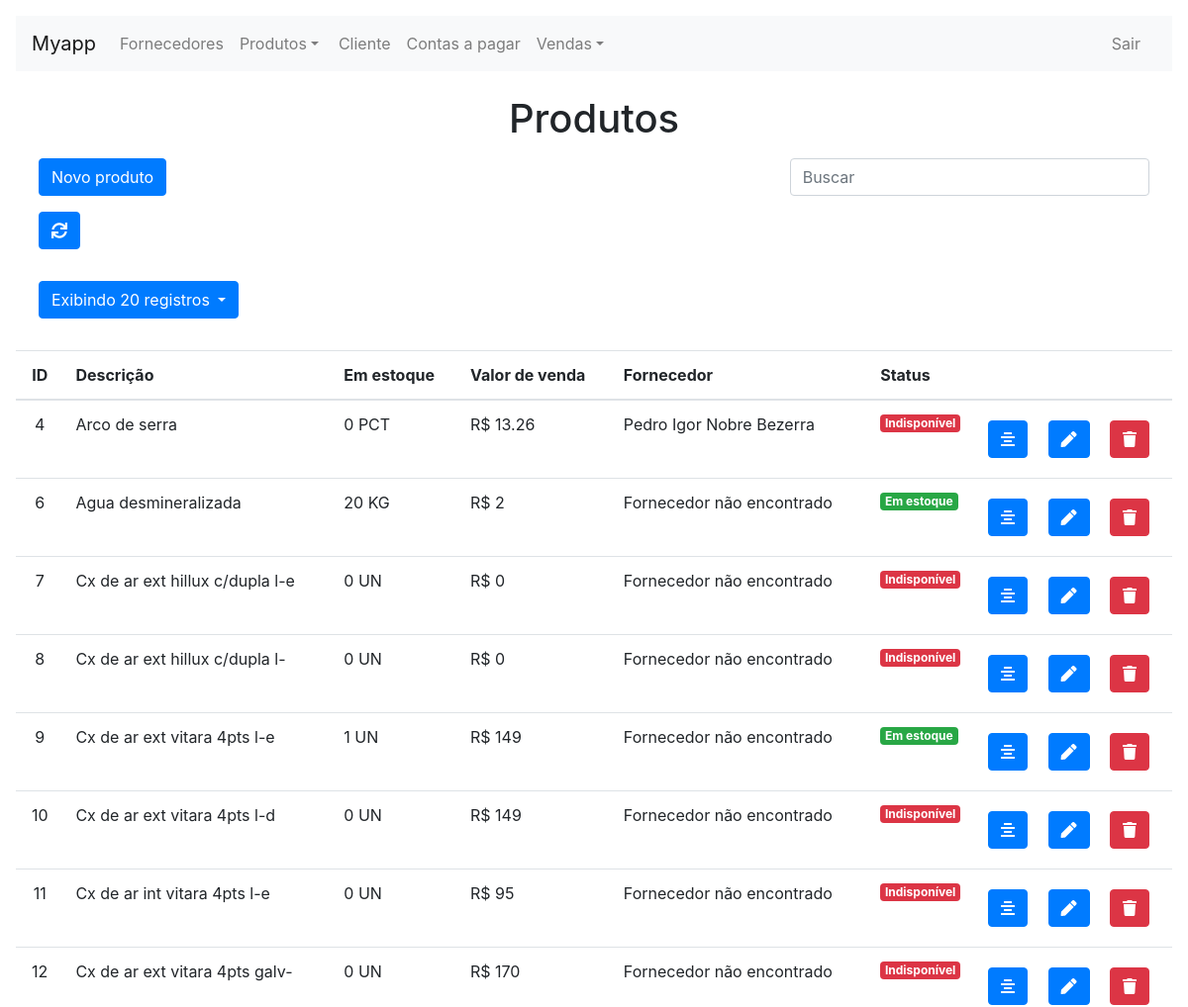
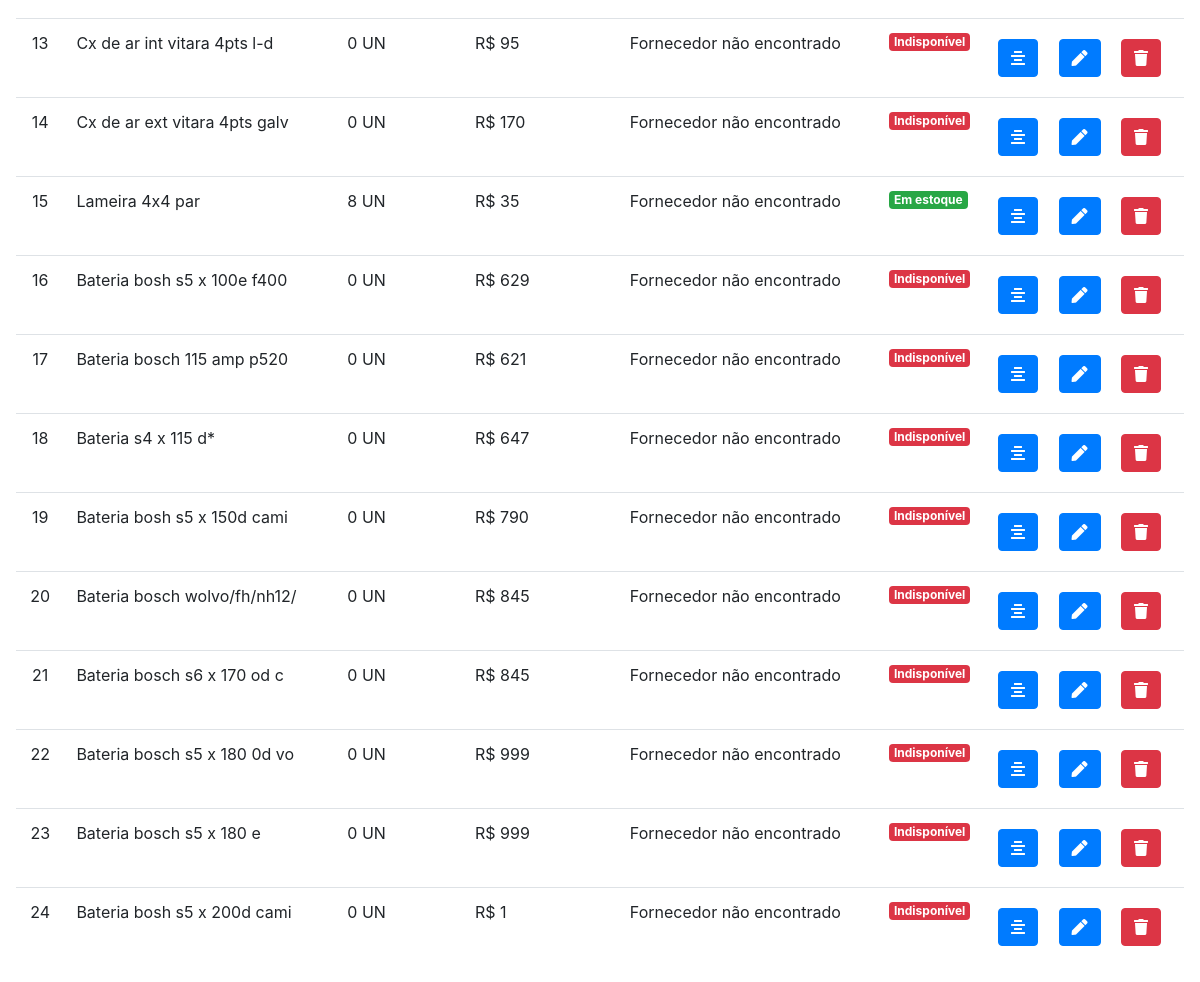
Before: /product.php with the older database file (2 pictures, top to bottom).
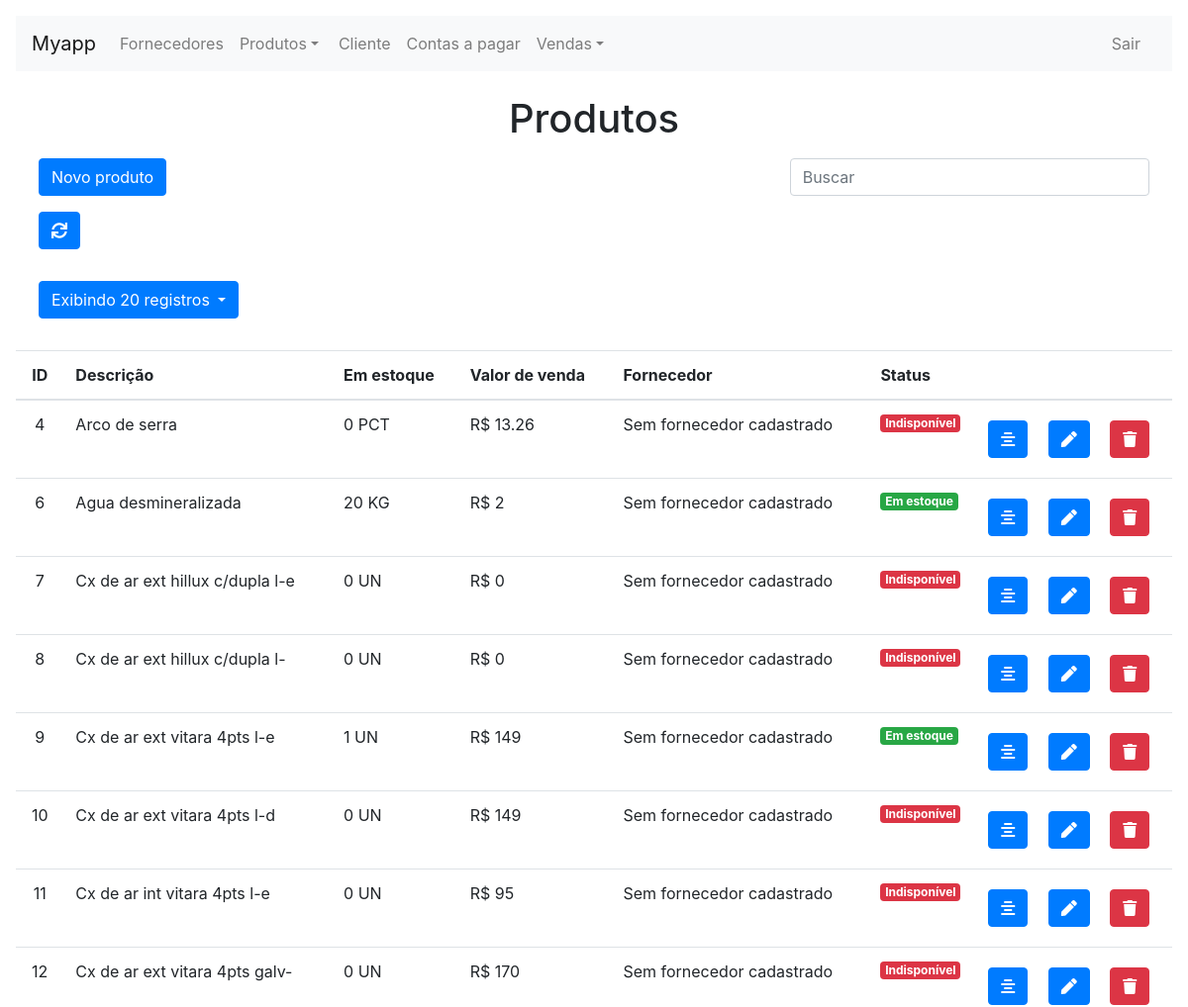
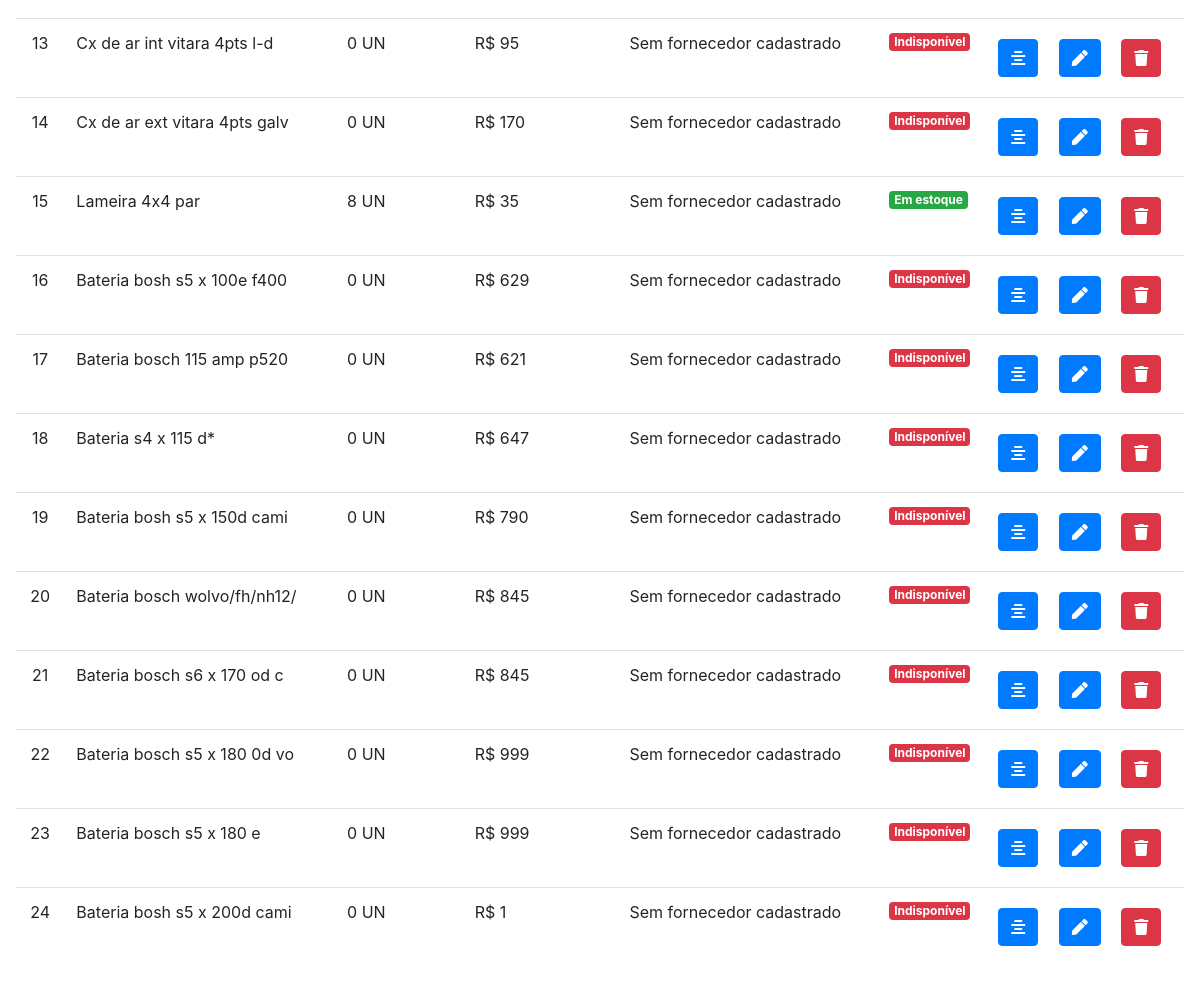
After: the same page with the newer database file (2 pictures, top to bottom).
### tables this page shows
CREATE TABLE `product` (
  `ID` int(11) NOT NULL,
  `DESCRIPTION` text NOT NULL,
  `QUANTITY` varchar(255) NOT NULL,
  `LOW_STOCK` varchar(255) NOT NULL,
  `FK_ID_UNITY` int(11) NOT NULL,
  `MEASURE` varchar(255) NOT NULL,
  `COST` varchar(255) NOT NULL,
  `SALE_VALUE` varchar(255) DEFAULT NULL,
  `FK_ID_PROVIDER` int(11) NOT NULL,
  `OBSERVATION` text DEFAULT NULL,
  `CREATED_BY` int(11) NOT NULL,
  `CREATED_ON` datetime NOT NULL DEFAULT current_timestamp(),
  `MODIFIED_BY` int(11) DEFAULT NULL,
  `MODIFIED_ON` datetime DEFAULT NULL
);

CREATE TABLE `unity` (
  `ID` int(11) NOT NULL,
  `NAME` varchar(255) NOT NULL,
  `ABREVIATION` varchar(255) NOT NULL,
  `ACTIVE` int(11) NOT NULL,
  `CREATED_BY` int(11) NOT NULL,
  `CREATED_ON` datetime NOT NULL DEFAULT current_timestamp(),
  `MODIFIED_BY` int(11) DEFAULT NULL,
  `MODIFIED_ON` datetime DEFAULT NULL
);

CREATE TABLE `provider` (
  `ID` int(11) NOT NULL,
  `TYPE` varchar(25) NOT NULL,
  `NAME` varchar(255) NOT NULL,
  `PHONE` varchar(255) NOT NULL,
  `MAIL` varchar(255) DEFAULT NULL,
  `CPF_CNPJ` varchar(255) NOT NULL,
  `ZIPCODE` varchar(8) NOT NULL,
  `STREET` varchar(255) NOT NULL,
  `NUMBER` int(11) NOT NULL,
  `NEIGHBORHOOD` varchar(255) NOT NULL,
  `CITY_STATE` varchar(255) NOT NULL,
  `ACTIVE` int(11) NOT NULL,
  `CREATED_BY` int(11) NOT NULL,
  `CREATED_ON` datetime NOT NULL DEFAULT current_timestamp(),
  `MODIFIED_BY` int(11) DEFAULT NULL,
  `MODIFIED_ON` datetime DEFAULT NULL
);

### assist/classes/mProduct.php (called while the page is built, shortened)
<?php
class mProduct extends mConnection {
    public function getProducts($limit = 20) {
        if($limit == 0){
            $sql_limit = "";
        } else {
            $sql_limit = " LIMIT " . $limit;
        }
        $sql = "SELECT * FROM PRODUCT" . $sql_limit;
        $con = $this->Connect();
        $stmt = $con->query($sql);
        return $stmt->fetchAll(PDO::FETCH_ASSOC);
    }
    public function getProviderName($ID) {
        $sql = "SELECT NAME FROM PROVIDER WHERE ID = :ID";
        $con = $this->Connect();
        $stmt = $con->prepare($sql);
        $stmt->bindParam(":ID", $ID, PDO::PARAM_INT);
        $stmt->execute();
        return $stmt->fetch(PDO::FETCH_ASSOC)['NAME'] ?? 'Fornecedor não encontrado';
    }
    public function getAbrevMeasure($ID) {
        $sql = "SELECT ABREVIATION FROM UNITY WHERE ID = :ID";
        $con = $this->Connect();
        $stmt = $con->prepare($sql);
        $stmt->bindParam(":ID", $ID, PDO::PARAM_INT);
        $stmt->execute();
        return $stmt->fetch(PDO::FETCH_ASSOC)['ABREVIATION'];
    }
}

### product.php (the view, shortened to what this page needs)
<?php
require_once('assist/classes/mProduct.php');
$mProduct = new mProduct();
if(isset($_POST['limitSelect'])){
    $limit = $_POST['limitSelect'];
    if($limit == 0){
        $_SESSION['limitSelected'] = "todos os";
    } else{
        $_SESSION['limitSelected'] = $limit;
    }
    $products = $mProduct->getProducts($limit);
} else{
    $products = $mProduct->getProducts();
}
?>
<!DOCTYPE html>
<html lang="pt-br">
    <head>
        <?php require_once('components/script.php'); ?>
        <link rel="stylesheet" href="css/button.css"/>
    </head>
    <body>
        <?php require_once('./components/navbar.php'); ?>
        <br>
    <center><h1>Produtos</h1></center>
    <div class="form-group input-group col-md-12">
        <div class="col-md-2">
            <div class="row">
                <button type="button" class="btn btn-primary btn-row" data-toggle="modal" data-target="#newProduct">
                    Novo produto
                </button>
                <form action="product.php" method="post">
                    <button type="submit" class="btn btn-primary btn-row" name="refreshProductList">
                        <i class="fas fa-sync"></i>
                    </button>
                </form>
            </div>
        </div>
        <div class="col-md-6"></div>
        <div class="col-md-4">
            <div class="row">
                <input name="consulta" id="txt_consulta" placeholder="Buscar" type="text" class="form-control input-row">
            </div>
        </div>
    </div>
    <div class="col-md-12">
        <div class="col-md-3" id="limit-dropdown-button">
            <div class="row">
                <div class="dropdown">
                    <button class="btn btn-primary dropdown-toggle btn-row" type="button" id="limitSelect" data-toggle="dropdown" aria-haspopup="true" aria-expanded="false">
                        Exibindo <?= $_SESSION['limitSelected'] ?> registros
                    </button>
                </div>
            </div>
        </div>
    </div>
    <br>
    <table id="tabela" class="table table-hover table-responsive-xl">
        <thead>
            <tr>
                <th scope="col"><center>ID</center></th>
    <th scope="col">Descrição</th>
    <th scope="col">Em estoque</th>
    <th scope="col">Valor de venda</th>
    <th scope="col">Fornecedor</th>
    <th scope="col">Status</th>
    <th scope="col"></th>
</tr>
</thead>
<tbody>
    <?php foreach ($products as $p) { ?>
        <tr>
            <td><center><?= $p['ID'] ?></center></td>
    <td><?= $p['DESCRIPTION'] ?></td>
    <td><?= $p['QUANTITY'] . ' ' . $mProduct->getAbrevMeasure($p['FK_ID_UNITY']) ?> </td>
    <td>R$ <?= $p['SALE_VALUE'] ?></td>
    <td><?= $mProduct->getProviderName($p['FK_ID_PROVIDER']) ?></td>
    <?php if ($p['QUANTITY'] > $p['LOW_STOCK']) { ?>
        <td><h6><span class="badge badge-success">Em estoque</span></h6></td>
    <?php } else if ($p['QUANTITY'] <= $p['LOW_STOCK'] && $p['QUANTITY'] != 0) { ?>
        <td><h6><span class="badge badge-warning">Estoque baixo</span></h6></td>
    <?php } else if ($p['QUANTITY'] <= 0) { ?>
        <td><h6><span class="badge badge-danger">Indisponível</span></h6></td>
    <?php } ?>
    <td>
        <div class="row">
            <div>
                <button type="button" class="btn btn-primary btn-row" data-toggle="modal" data-target="#infoProduct" title="Detalhes do produto" onclick="productInfo(<?= $p['ID'] ?>)" >
                    <i class="fas fa-align-center"></i>
                </button>
                <button type="button" class="btn btn-primary btn-row" data-toggle="modal" data-target="#editProduct" title="Editar produto" onclick="productEdit(<?= $p['ID'] ?>)" >
                    <i class="fas fa-pen"></i>
                </button>
                <button type="button" class="btn btn-danger btn-row" data-toggle="modal" data-target="#deleteProduct" title="Excluir produto" onclick="productDelete(<?= $p['ID'] ?>)">
                    <i class="fas fa-trash"></i>
                </button>
            </div>
        </div>
    </td>
    </tr>
<?php } ?>
</tbody>
</table>
</body>
</html>

### components/script.php (shortened to what this page needs)
<link rel="stylesheet" href="vendor/bootstrap-4.4.1-dist/css/bootstrap.min.css">
<link rel="stylesheet" href="vendor/fontawesome-free-5.12.1-web/css/all.css">
<link rel="stylesheet" href="css/body.css">
<link rel="stylesheet" href="css/input.css">

### components/navbar.php (shortened to what this page needs)
<nav class="navbar navbar-expand-lg navbar-light bg-light">
    <a class="navbar-brand" href="#"><?= $_SESSION['app_title'] ?></a>
    <div class="collapse navbar-collapse" id="navbarSupportedContent">
        <ul class="navbar-nav mr-auto">
            <li class="nav-item">
                <a class="nav-link" href="provider.php">Fornecedores</a>
            </li>
            <li class="nav-item">
                <div class="dropdown mr-1">
                    <a class="nav-link dropdown-toggle" id="dropdownMenuOffset" data-toggle="dropdown" aria-haspopup="true" aria-expanded="false" data-offset="10,20">Produtos</a>
                </div>
            </li>
            <li class="nav-item">
                <a class="nav-link" href="client.php">Cliente</a>
            </li>
            <li class="nav-item">
                <a class="nav-link" href="#">Contas a pagar</a>
            </li>
            <li class="nav-item">
                <div class="dropdown mr-1">
                    <a class="nav-link dropdown-toggle" id="dropdownMenuOffset" data-toggle="dropdown" aria-haspopup="true" aria-expanded="false" data-offset="10,20">Vendas</a>
                </div>
            </li>
            <li class="nav-item" style="position: absolute; right: 24px">
                <a class="nav-link" href="#">Sair</a>
            </li>
    </div>
</nav>

### css/body.css (style rules this page uses)
body { margin: 16px }

### css/input.css (style rules this page uses)
.input-row { margin: 8px; }

### css/button.css (style rules this page uses)
.btn-row { margin: 8px; }

Changed rows visible on the page:
changed through a linked row, product "Arco de serra": FK_ID_PROVIDER.NAME "Pedro Igor Nobre Bezerra" → "Sem fornecedor cadastrado"
changed product "Agua desmineralizada": FK_ID_PROVIDER.NAME "Fornecedor não encontrado" → "Sem fornecedor cadastrado"
changed product "Cx de ar ext hillux c/dupla l-e": FK_ID_PROVIDER.NAME "Fornecedor não encontrado" → "Sem fornecedor cadastrado"
changed product "Cx de ar ext hillux c/dupla l-": FK_ID_PROVIDER.NAME "Fornecedor não encontrado" → "Sem fornecedor cadastrado"
changed product "Cx de ar ext vitara 4pts l-e": FK_ID_PROVIDER.NAME "Fornecedor não encontrado" → "Sem fornecedor cadastrado"
changed product "Cx de ar ext vitara 4pts l-d": FK_ID_PROVIDER.NAME "Fornecedor não encontrado" → "Sem fornecedor cadastrado"
changed product "Cx de ar int vitara 4pts l-e": FK_ID_PROVIDER.NAME "Fornecedor não encontrado" → "Sem fornecedor cadastrado"
changed product "Cx de ar ext vitara 4pts galv-": FK_ID_PROVIDER.NAME "Fornecedor não encontrado" → "Sem fornecedor cadastrado"
changed product "Cx de ar int vitara 4pts l-d": FK_ID_PROVIDER.NAME "Fornecedor não encontrado" → "Sem fornecedor cadastrado"
changed product "Cx de ar ext vitara 4pts galv": FK_ID_PROVIDER.NAME "Fornecedor não encontrado" → "Sem fornecedor cadastrado"
changed product "Lameira 4x4 par": FK_ID_PROVIDER.NAME "Fornecedor não encontrado" → "Sem fornecedor cadastrado"
changed product "Bateria bosh s5 x 100e f400": FK_ID_PROVIDER.NAME "Fornecedor não encontrado" → "Sem fornecedor cadastrado"
changed product "Bateria bosch 115 amp p520": FK_ID_PROVIDER.NAME "Fornecedor não encontrado" → "Sem fornecedor cadastrado"
changed product "Bateria s4 x 115 d*": FK_ID_PROVIDER.NAME "Fornecedor não encontrado" → "Sem fornecedor cadastrado"
changed product "Bateria bosh s5 x 150d cami": FK_ID_PROVIDER.NAME "Fornecedor não encontrado" → "Sem fornecedor cadastrado"
changed product "Bateria bosch wolvo/fh/nh12/": FK_ID_PROVIDER.NAME "Fornecedor não encontrado" → "Sem fornecedor cadastrado"
changed product "Bateria bosch s6 x 170 od c": FK_ID_PROVIDER.NAME "Fornecedor não encontrado" → "Sem fornecedor cadastrado"
changed product "Bateria bosch s5 x 180 0d vo": FK_ID_PROVIDER.NAME "Fornecedor não encontrado" → "Sem fornecedor cadastrado"
changed product "Bateria bosch s5 x 180 e": FK_ID_PROVIDER.NAME "Fornecedor não encontrado" → "Sem fornecedor cadastrado"
changed product "Bateria bosh s5 x 200d cami": FK_ID_PROVIDER.NAME "Fornecedor não encontrado" → "Sem fornecedor cadastrado"
